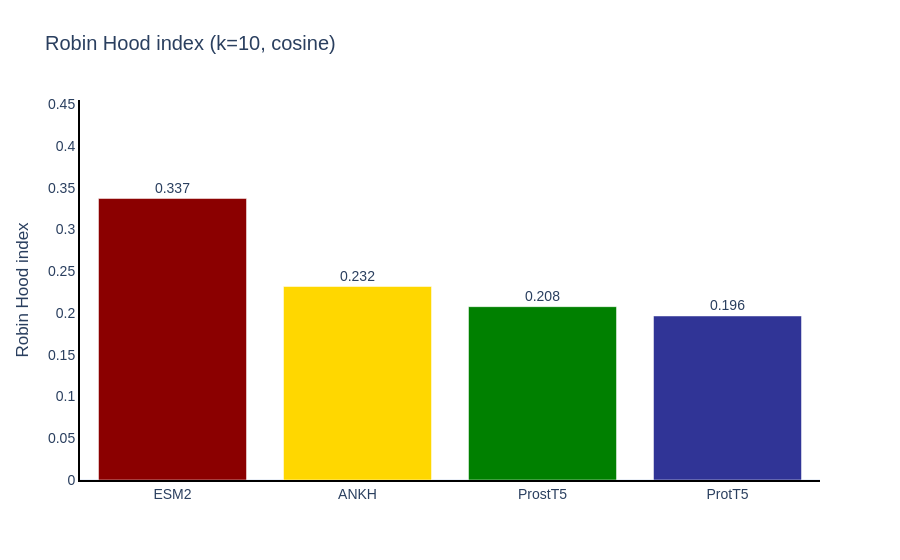

The notebook cell saved with this chart:
### Code cell
rhi_df = hub.data["rhi"]

fig = px.bar(
    rhi_df, x="Embedding", y="RobinHoodIndex",
    color="Embedding",
    text=rhi_df["RobinHoodIndex"].map("{:.3f}".format),
    title=f"Robin Hood index (k={k_hub}, cosine)",
    labels={"RobinHoodIndex": "Robin Hood index", "Embedding": ""},
    template="plotly_white",
    color_discrete_map=colors,
)
fig.update_traces(textposition="outside")
fig.update_layout(
    yaxis=dict(range=[0, rhi_df["RobinHoodIndex"].max() * 1.35]),
    showlegend=False, font=dict(family="Arial", size=14),
)
fig.update_xaxes(showline=True, linecolor="black", linewidth=2, showgrid=False)
fig.update_yaxes(showline=True, linecolor="black", linewidth=2, showgrid=False)
fig.show()

### Figure 1 — Plotly figure (JSON) as saved in the notebook; plotly's stock layout.template omitted (floating-point values rounded to 4 significant figures)
{"data": [{"hovertemplate": "=%{x}<br>Robin Hood index=%{y}<br>text=%{text}<extra></extra>", "legendgroup": "ESM2", "marker": {"color": "#8B0000", "pattern": {"shape": ""}}, "name": "ESM2", "orientation": "v", "showlegend": true, "text": ["0.337"], "textposition": "outside", "type": "bar", "x": ["ESM2"], "xaxis": "x", "y": [0.3371], "yaxis": "y"}, {"hovertemplate": "=%{x}<br>Robin Hood index=%{y}<br>text=%{text}<extra></extra>", "legendgroup": "ANKH", "marker": {"color": "#FFD700", "pattern": {"shape": ""}}, "name": "ANKH", "orientation": "v", "showlegend": true, "text": ["0.232"], "textposition": "outside", "type": "bar", "x": ["ANKH"], "xaxis": "x", "y": [0.2318], "yaxis": "y"}, {"hovertemplate": "=%{x}<br>Robin Hood index=%{y}<br>text=%{text}<extra></extra>", "legendgroup": "ProstT5", "marker": {"color": "#008000", "pattern": {"shape": ""}}, "name": "ProstT5", "orientation": "v", "showlegend": true, "text": ["0.208"], "textposition": "outside", "type": "bar", "x": ["ProstT5"], "xaxis": "x", "y": [0.2076], "yaxis": "y"}, {"hovertemplate": "=%{x}<br>Robin Hood index=%{y}<br>text=%{text}<extra></extra>", "legendgroup": "ProtT5", "marker": {"color": "#303496", "pattern": {"shape": ""}}, "name": "ProtT5", "orientation": "v", "showlegend": true, "text": ["0.196"], "textposition": "outside", "type": "bar", "x": ["ProtT5"], "xaxis": "x", "y": [0.1965], "yaxis": "y"}], "layout": {"barmode": "relative", "font": {"family": "Arial", "size": 14}, "legend": {"title": {"text": ""}, "tracegroupgap": 0}, "showlegend": false, "title": {"text": "Robin Hood index (k=10, cosine)"}, "xaxis": {"anchor": "y", "categoryarray": ["ESM2", "ANKH", "ProstT5", "ProtT5"], "categoryorder": "array", "domain": [0, 1], "linecolor": "black", "linewidth": 2, "showgrid": false, "showline": true, "title": {"text": ""}}, "yaxis": {"anchor": "x", "domain": [0, 1], "linecolor": "black", "linewidth": 2, "range": [0, 0.4551], "showgrid": false, "showline": true, "title": {"text": "Robin Hood index"}}}}
